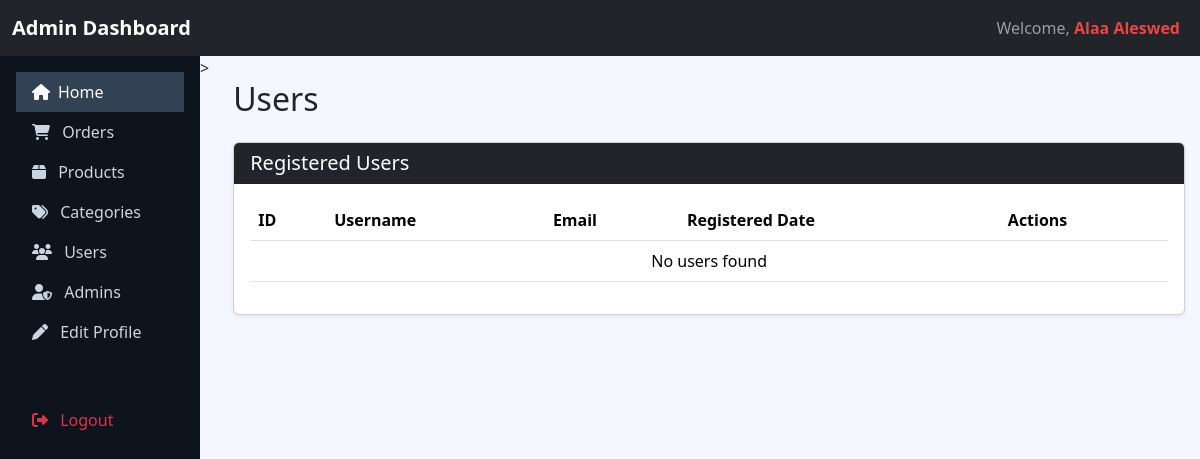
Before: /adminDashboard/users.php with the older database file.
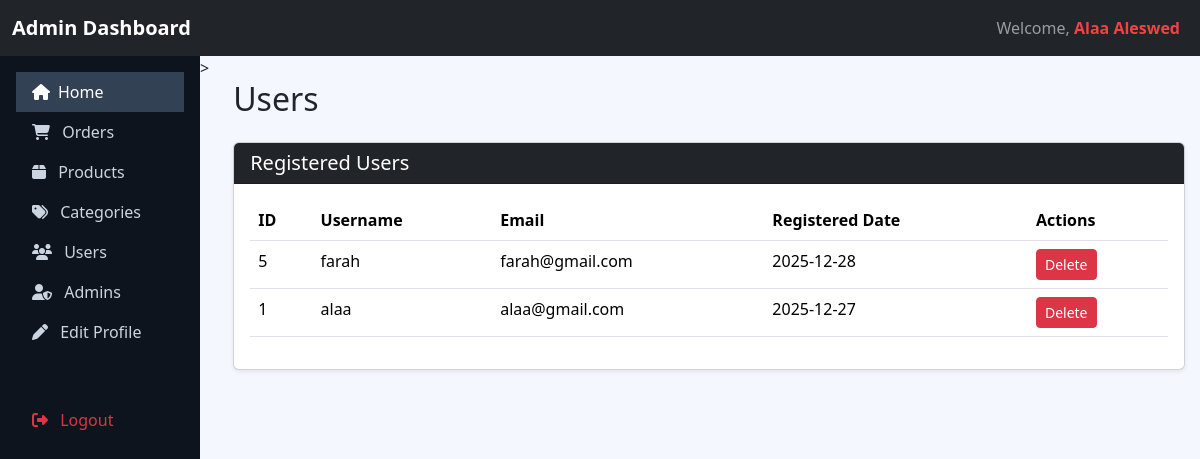
After: the same page with the newer database file.
### tables this page shows
CREATE TABLE `users` (
  `id` int(11) NOT NULL,
  `username` varchar(50) NOT NULL,
  `email` varchar(100) NOT NULL,
  `password` varchar(255) NOT NULL,
  `full_name` varchar(100) DEFAULT NULL,
  `phone` varchar(20) DEFAULT NULL,
  `role` enum('admin','user') DEFAULT 'user',
  `created_at` timestamp NOT NULL DEFAULT current_timestamp()
);

### config/database.php (called while the page is built)
<?php
return [
    'type' => 'pdo',
    'host' => '127.0.0.1',
    'username' => 'root',
    'password' => '',
    'database' => 'ecommerce_db',
    'options' => [
        PDO::ATTR_ERRMODE => PDO::ERRMODE_EXCEPTION,
        PDO::ATTR_DEFAULT_FETCH_MODE => PDO::FETCH_ASSOC,
        PDO::ATTR_EMULATE_PREPARES => false
    ]
];

### classes/Database.php (called while the page is built, shortened)
<?php
class Database {
    private static $instance = null;
    private $conn;
    private function __construct() {
        $config = require_once __DIR__ . '/../config/database.php';
        try {
            if ($config['type'] === 'mysqli') {
                $this->conn = new mysqli(
                    $config['host'],
                    $config['username'],
                    $config['password'],
                    $config['database']
                );
                if ($this->conn->connect_error) {
                    throw new Exception("Connection failed: " . $this->conn->connect_error);
                }
            } else {
                $dsn = "mysql:host={$config['host']};dbname={$config['database']};charset=utf8mb4";
                $this->conn = new PDO($dsn, $config['username'], $config['password'], [
                    PDO::ATTR_ERRMODE => PDO::ERRMODE_EXCEPTION,
                    PDO::ATTR_DEFAULT_FETCH_MODE => PDO::FETCH_ASSOC
                ]);
            }
        } catch (Exception $e) {
            die("Database connection error: " . $e->getMessage());
        }
    }
    public static function getInstance() {
        if (self::$instance === null) {
            self::$instance = new self();
        }
        return self::$instance;
    }
    public function getConnection() {
        return $this->conn;
    }
}

### classes/User.php (called while the page is built, shortened)
<?php
class User
{
    private $db;
    private $table = "users";
    public function __construct()
    {
        $this->db = Database::getInstance()->getConnection();
    }
    public function readAll($limit = 10, $offset = 0, $search = '', $role = null)
    {
        $sql = 'SELECT id, username, email, full_name, phone, role, created_at
    FROM ' . $this->table . ' WHERE 1=1';
        $params = [];
        $sql .= ' ORDER BY created_at DESC LIMIT :limit OFFSET :offset';
        $stmt = $this->db->prepare($sql);
        $stmt->bindValue(':limit', (int) $limit, PDO::PARAM_INT);
        $stmt->bindValue(':offset', (int) $offset, PDO::PARAM_INT);
        $stmt->execute();
        return $stmt->fetchAll(PDO::FETCH_ASSOC);
    }
}

### adminDashboard/users.php (the view, shortened to what this page needs)
<?php
include 'includes/header.php';
include 'includes/sidebar.php';
require_once "../classes/Database.php";
require_once '../classes/User.php';
$userObj = new User();
$users = $userObj->readAll();
?>
>
<main class="col-md-9 ms-sm-auto col-lg-10 px-md-4 py-4">
    <h2 class="mb-4">Users</h2>
    <div class="card shadow-sm">
        <div class="card-header bg-dark text-white d-flex justify-content-between align-items-center">
            <h5 class="mb-0">Registered Users</h5>
        </div>
        <div class="card-body">
            <div class="table-responsive">
                <table class="table table-hover">
                    <thead>
                        <tr>
                            <th>ID</th>
                            <th>Username</th>
                            <th>Email</th>
                            <th>Registered Date</th>
                            <th>Actions</th>
                        </tr>
                    </thead>
                    <tbody>
                        <?php if (!empty($users)): ?>
                            <?php foreach ($users as $user): ?>
                                <?php if ($user['role'] !== 'user') continue; ?>
                                <tr>
                                    <td><?= $user['id'] ?></td>
                                    <td><?= htmlspecialchars($user['username']) ?></td>
                                    <td><?= htmlspecialchars($user['email']) ?></td>
                                    <td><?= date('Y-m-d', strtotime($user['created_at'])) ?></td>
                                    <td>
                                        <a href="delete_user.php?id=<?= $user['id'] ?>" class="btn btn-sm btn-danger"
                                            onclick="return confirm('Are you sure you want to delete this user?')">
                                            Delete
                                        </a>
                                    </td>
                                </tr>
                            <?php endforeach; ?>
                        <?php else: ?>
                            <tr>
                                <td colspan="5" class="text-center">No users found</td>
                            </tr>
                        <?php endif; ?>
                    </tbody>
                </table>
            </div>
        </div>
    </div>
</main>
</div>
</body>
</html>

Changed rows visible on the page:
added users: id "5", username "farah", email "farah@gmail.com", created_at "2025-12-28"
added users: id "1", username "alaa", email "alaa@gmail.com", created_at "2025-12-27"
Other visible differences:
text no longer shown: "No users found"
